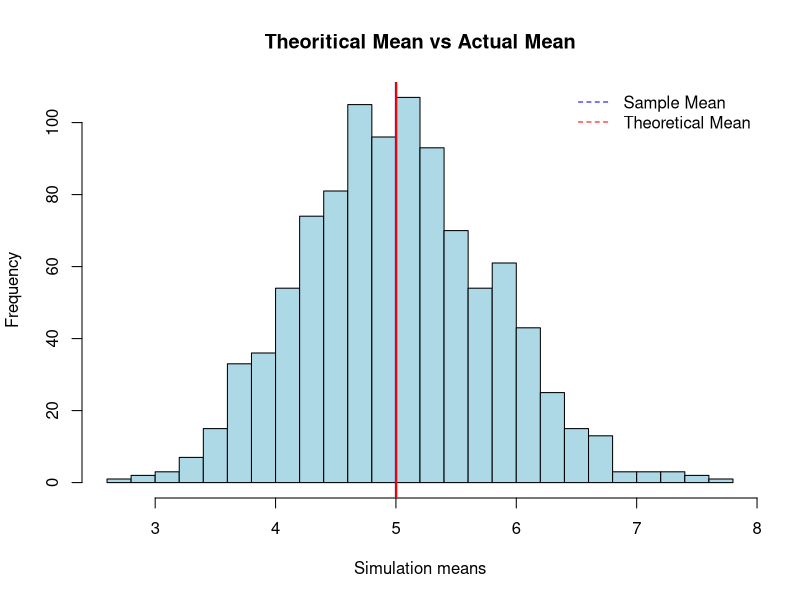
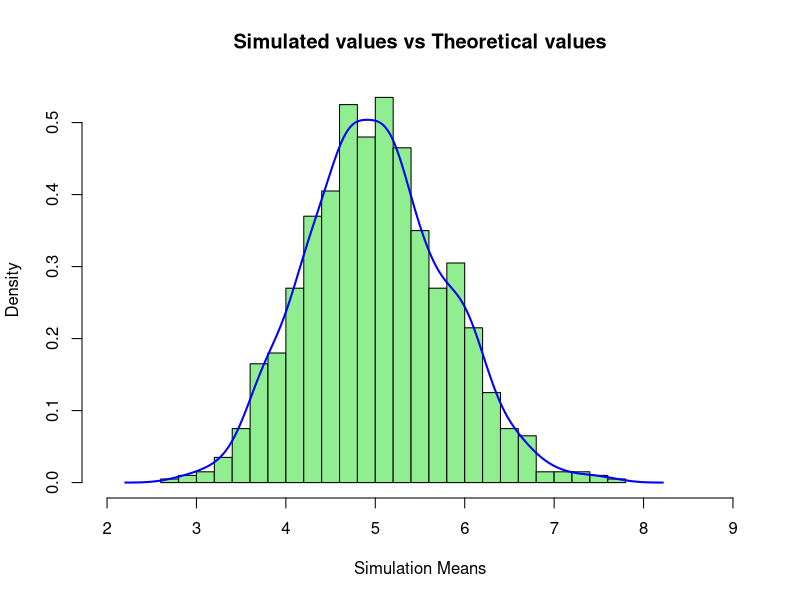

Here is the R script that generated these plots, in order: (Note: this script raises an error after producing the figures.)
library(ggplot2)
library(knitr)
#knitr::opts_chunk$set(echo=TRUE, fig.path='part1/', fig.width=10, fig.height=6, cache=TRUE)
set.seed(13411)

lambda <- .2
num_exponential <- 40
num_of_simulations <- 1000


simulation_exp <- replicate(num_of_simulations, rexp(num_exponential, lambda))
mean_exponential <- apply(simulation_exp, 2, mean)

#Plot 1
#Theoritical mean vs Actual mean

mean_sample <- mean(mean_exponential)
mean_sample

mean_theory <- 1 / lambda
mean_theory


hist(mean_exponential, col="light blue", main = "Theoritical Mean vs Actual Mean", breaks=30, xlab = "Simulation means")
abline(v=mean_theory, lwd=2, col="blue")
abline(v=mean(mean_sample), lwd=2, col="red")
legend('topright', c("Sample Mean", "Theoretical Mean"), 
       bty = "n",       
       lty = c(2,2), 
       col = c(col = "blue", col = "red"))


## Compare sample Standard Deviation vs Theoretical Standard Deviation

theoretical_deviation <- round((1/lambda) / sqrt(num_exponential), 4)
theoretical_deviation

sample_standard_deviation <- round(sd(mean_exponential), 4)
sample_standard_deviation

## Compare sample Variance vs Theoretical variance

theoretical_variance = (1/lambda)^2/num_exponential
theoretical_variance

sample_variance = var(mean_exponential)
sample_variance

hist(mean_exponential, prob=TRUE, col="light green", main="Simulated values vs Theoretical values", breaks=30, xlim=c(2,9), xlab = "Simulation Means")
lines(density(mean_exponential), lwd=2, col="blue")

# Normal distribution line creation
x <- seq(min(mean_exponential), max(mean_exponential), length=2*n)
y <- dnorm(x, mean=1/lambda, sd=sqrt(((1/lambda)/sqrt(n))^2))
#lines(x, y, pch=22, col="black", lwd=2, lty = 2)
lines(x, y, col="red", lwd=2, lty = 2)

legend('topright', c("Simulated Values", "Theoretical Values"), 
      bty = "n", lwd = c(2,2), col = c("blue", "red"))


qqnorm(mean_exponential,main ="Q-Q Plot", col = "blue")
qqline(mean_exponential, col = "red", lwd = 2)


